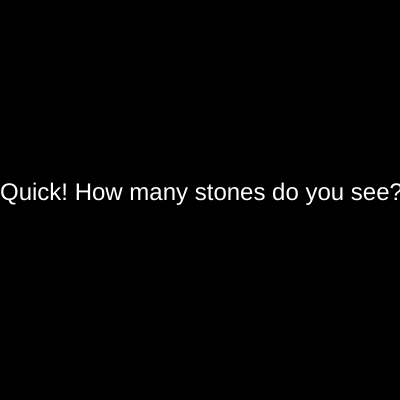
Frame 1 (no input)
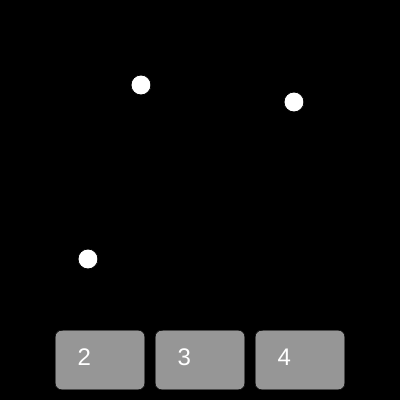
Frame 60 (no input)
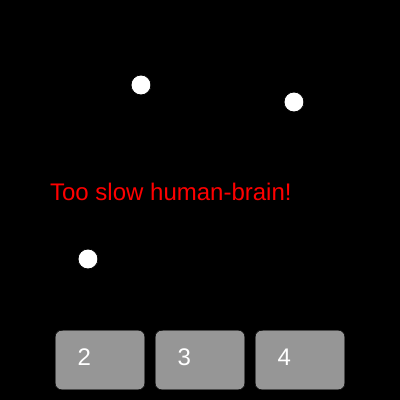
Frame 120 (the mouse pressed at the canvas centre since frame 60)

The p5.js sketch that drew these frames (run headless with seeded random() and noise() and a simulated clock; from frame 60 on, the mouse is pressed at the canvas centre):

// p5.js sketch
// ── sketch.js
//maximum number of stones per round
var highestNumberSucceeded = 3;

//variables for displaying different screens at certain times
var newRound;
var roundStartFrameCount;
var roundEndFrameCount = 0;

//stone object
var stones;

//button object
var buttonOne;
var buttonTwo;
var buttonThree;

function setup() {
  frameRate(20);
  createCanvas(400, 400);
  newRound = true;

  //display instructions
  background(0);
  textSize(24)
  fill(255);
  text("Quick! How many stones do you see?", width / 2 - 200, height / 2);

}

/** STONE GROUP*/
class StoneGroup {

  constructor(num) {
    //stone positions and quantities
    this.num = num;
    this.xpos = [];
    this.ypos = [];

    //add distinct points
    for (var i = 0; i < num; i++) {
      var x = int(random(10, width - 10));
      while (this.xpos.includes(x)) {
        x = int(random(10, width - 10));
      }
      this.xpos.push(x);
    }

    for (var i = 0; i < num; i++) {
      var y = int(random(10, height - 80));
      while (this.ypos.includes(y)) {
        y = int(random(10, height - 80));
      }
      this.ypos.push(y);
    }
  }

  show() {
    //render stones as circles
    fill(255);
    for (var i = 0; i < this.num; i++) {
      circle(this.xpos[i], this.ypos[i], 20);
    }
  }
}

/** BUTTON */

class Button {

  constructor(x, y, w, h, text) {
    //button size
    this.w = w;
    this.h = h;
    this.x = x;
    this.y = y;
    this.text = text;
  }

  update() {
    //change color of button on mouse hover
    if (mouseX < this.x + this.w / 2 && mouseX > this.x - this.w / 2 && mouseY < this.y + this.h / 2 && mouseY > this.y - this.h / 2) {
      fill(100);
    } else {
      fill(150);
    }

    //draw a rectangle with conversion of center position to corner position
    rect(this.x - this.w / 2, this.y - this.h / 2, this.w, this.h, 7);
    textSize(24);
    fill(255);
    text(this.text, this.x - this.w / 4, this.y + 5);
  }
  
  //is the mouse in the area of the rectangle and was the mouse pressed
  isPressed() {
    var computerTest = mouseX < this.x + this.w / 2 && mouseX > this.x - this.w / 2 && mouseY < this.y + this.h / 2 && mouseY > this.y - this.h / 2;
    
    var mobileTest = false;
    if (touches.length != 0) {
     mobileTest = touches[0].x < this.x + this.w / 2 && touches[0].x > this.x - this.w / 2 && touches[0].y < this.y + this.h / 2 && touches[0].y > this.y - this.h / 2;
    }
    
    return  (mobileTest || computerTest) && mouseIsPressed;  
  }
}

function draw() {

  //generate new stones and buttons each round
  if (newRound) {

    //let instructions and text display for 1.5 seconds before each round
    if (frameCount - roundEndFrameCount > 30) {
      stones = new StoneGroup(int(random(highestNumberSucceeded - 2, highestNumberSucceeded + 1)));

      //generate random unique numbers + or - 2 from the actual number of stones
      var guessNumbers = [stones.num, ];
      for (var i = 0; i < 2; i++) {
        var num = stones.num + int(random(-2, 3));
        while (guessNumbers.includes(num)) {
          num = stones.num + int(random(-2, 3));
        }

        guessNumbers.push(num);
      }
      guessNumbers = shuffle(guessNumbers);

      //render the new objects
      background(0);
      stones.show();

      buttonOne = new Button(100, height - 40, 90, 60, String(guessNumbers[0]));
      buttonTwo = new Button(200, height - 40, 90, 60, String(guessNumbers[1]));
      buttonThree = new Button(300, height - 40, 90, 60, String(guessNumbers[2]));

      //start the round
      roundStartFrameCount = frameCount;
      newRound = false;
    }

  } else {
    //give 4 seconds to click the right answer
    if (frameCount - roundStartFrameCount > 80) {
      fill(255, 0, 0);
      text("Too slow human-brain!", width / 2 - 150, height / 2);

      //decrement maximum stones to make it easier
      if (highestNumberSucceeded > 3) {
        highestNumberSucceeded--;
      }
      roundEndFrameCount = frameCount;
      newRound = true;

    } else {
      var guess = -1;

      //render buttons on hover
      buttonOne.update();
      buttonTwo.update();
      buttonThree.update();

      //check if and which button is pressed
      if (buttonOne.isPressed()) {
        guess = parseInt(buttonOne.text);
      } else if (buttonTwo.isPressed()) {
        guess = parseInt(buttonTwo.text);
      } else if (buttonThree.isPressed()) {
        guess = parseInt(buttonThree.text);
      }

      //check if the guesss was correct
      if (guess != -1) {
        if (guess == stones.num) {
          //show success message and increase difficulty
          fill(0, 255, 0);
          text("Good job monkey-brain", width / 2 - 150, height / 2);
          roundEndFrameCount = frameCount;
          highestNumberSucceeded++;
          newRound = true;

        } else {
          //show failure message and decrease difficulty
          fill(255, 0, 0);
          text("Not right human-brain", width / 2 - 150, height / 2);
          roundEndFrameCount = frameCount;
          if (highestNumberSucceeded > 3) {
            highestNumberSucceeded--;
          }
          newRound = true;
        }
      }
    }
  }
}

// ── style.css
html, body {
  margin: 0;
  padding: 0;
  font-family: Arial, Helvetica, sans-serif;
}
canvas {
  margin: 25px auto 0px;
  display: block;
}
